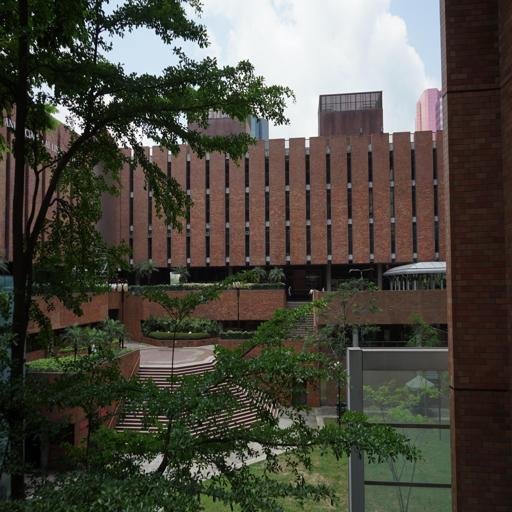
#> input picture data/train_data/109.jpg, 512 x 512 px
$ python -i enhancement.py   (imports and definitions only)
#> lines starting #> are read from the running program, lines starting #| are printed output that depends on the picture
"""
图像增强算法模块
实现CLAHE和Gamma校正算法
"""
import cv2
import numpy as np
from PIL import Image


def apply_clahe(image, clip_limit=2.0, tile_grid_size=(8, 8)):
    """
    应用CLAHE (Contrast Limited Adaptive Histogram Equalization) 算法

    Args:
        image: numpy array, shape (H, W, 3) 或 (H, W), 值范围 [0, 255]
        clip_limit: float, CLAHE的对比度限制参数
        tile_grid_size: tuple, 网格大小，用于局部直方图均衡化

    Returns:
        enhanced_image: numpy array, 增强后的图像
    """
#> called with clip_limit = 2, tile_grid_size = (8, 8)
    # 确保是uint8格式
    if image.dtype != np.uint8:
        if image.max() <= 1.0:
            image = (image * 255).astype(np.uint8)
        else:
            image = image.astype(np.uint8)

    # 如果是灰度图
    if len(image.shape) == 2:
        clahe = cv2.createCLAHE(clipLimit=clip_limit, tileGridSize=tile_grid_size)
        enhanced_image = clahe.apply(image)
    # 如果是彩色图
    else:
        # 转换到LAB颜色空间，在L通道上应用CLAHE
        lab = cv2.cvtColor(image, cv2.COLOR_RGB2LAB)
#> lab: shape (512, 512, 3); mean of channels 0, 1, 2 77.3, 127.4, 134.4
        l, a, b = cv2.split(lab)
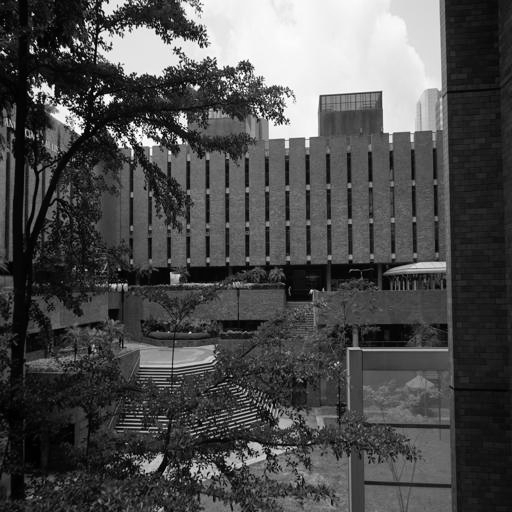
#> l: shape (512, 512); min 0, max 255, mean 77.3
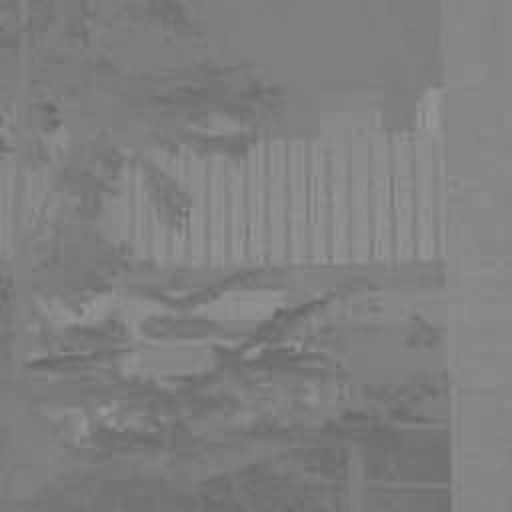
#> a: shape (512, 512); min 101, max 153, mean 127.4
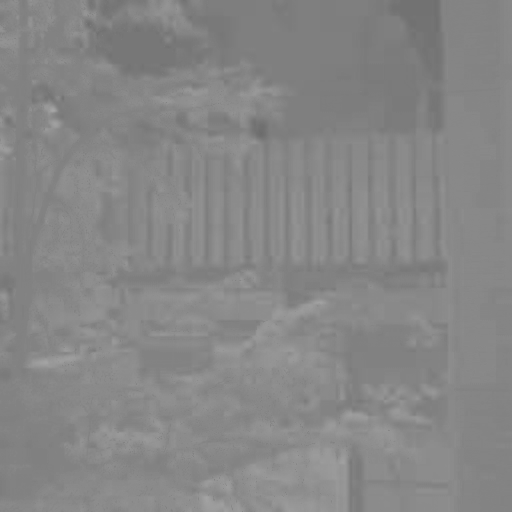
#> b: shape (512, 512); min 107, max 166, mean 134.4
        clahe = cv2.createCLAHE(clipLimit=clip_limit, tileGridSize=tile_grid_size)
        l = clahe.apply(l)
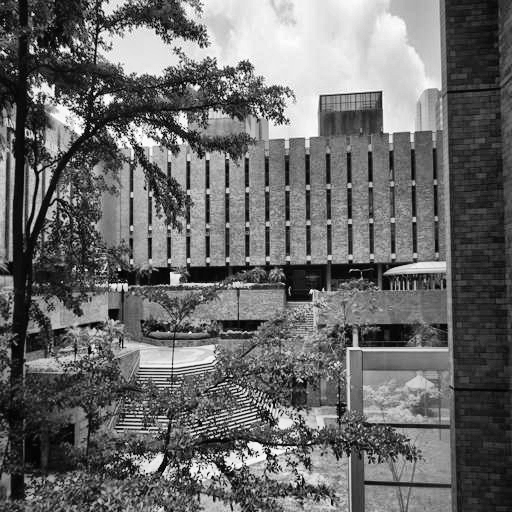
#> l: shape (512, 512); min 0, max 255, mean 106.2
        enhanced_image = cv2.merge([l, a, b])
#> enhanced_image: shape (512, 512, 3); mean of channels 0, 1, 2 106.2, 127.4, 134.4
        enhanced_image = cv2.cvtColor(enhanced_image, cv2.COLOR_LAB2RGB)
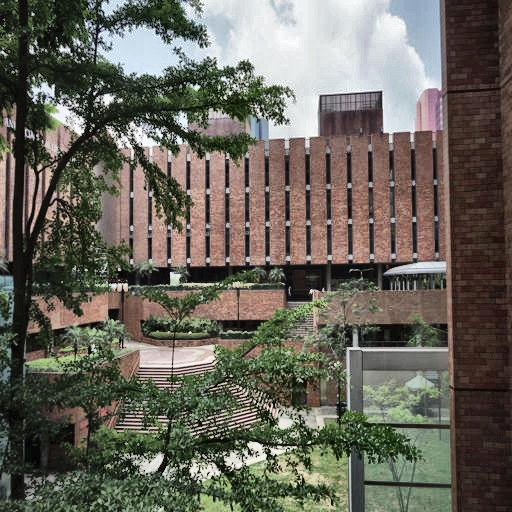
#> enhanced_image: shape (512, 512, 3); mean R, G, B 104.4, 101.6, 91.5

    return enhanced_image


# [130 lines left out: functions apply_gamma, apply_zero_dce, enhance_image, enhance_image_combined, not called in this run]

>>> import cv2
>>> picture = cv2.cvtColor(cv2.imread('data/train_data/109.jpg'), cv2.COLOR_BGR2RGB)
>>> result = apply_clahe(picture)

$ run again, on data/train_data/1148.jpg
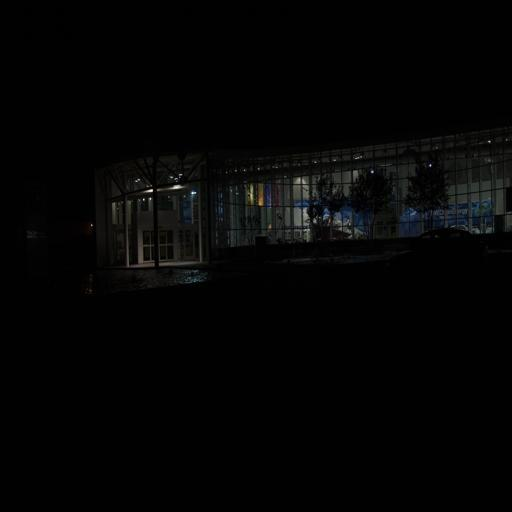
#> input picture data/train_data/1148.jpg, 512 x 512 px
#> lab: shape (512, 512, 3); mean of channels 0, 1, 2 4.5, 127.9, 128.1
#> in apply_clahe, `l = clahe.apply(l)`:
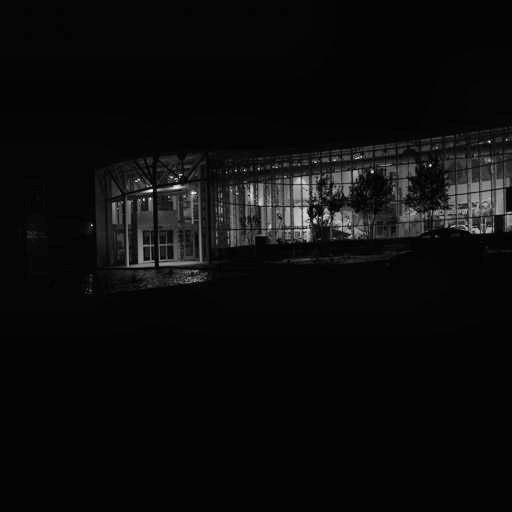
#> l: shape (512, 512); min 2, max 255, mean 12.2

$ run again, on data/train_data/1197.jpg
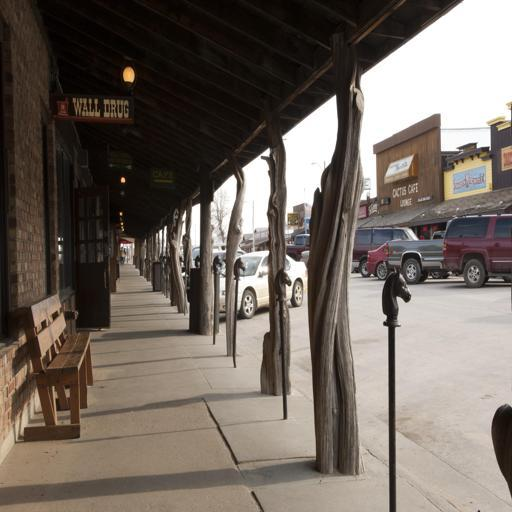
#> input picture data/train_data/1197.jpg, 512 x 512 px
#> lab: shape (512, 512, 3); mean of channels 0, 1, 2 109.3, 130.5, 133.9
#> in apply_clahe, `l, a, b = cv2.split(lab)`:
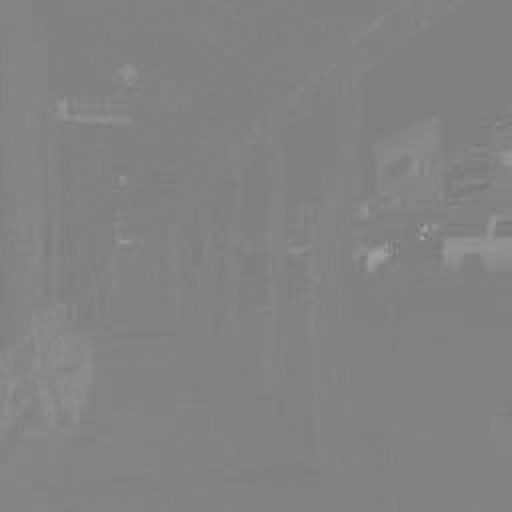
#> a: shape (512, 512); min 116, max 163, mean 130.5
#> in apply_clahe, `enhanced_image = cv2.cvtColor(enhanced_image, cv2.COLOR_LAB2RGB)`:
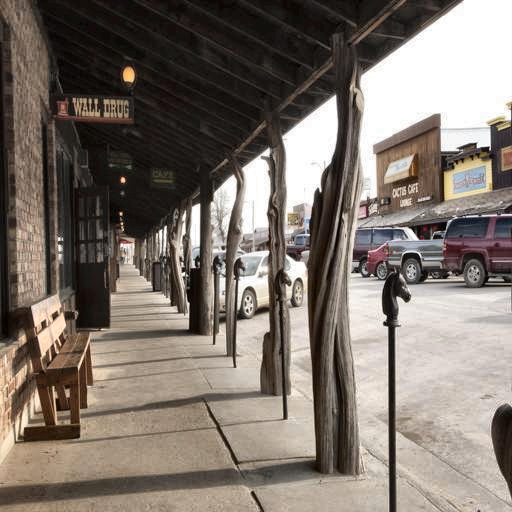
#> enhanced_image: shape (512, 512, 3); mean R, G, B 126.2, 116.5, 108.3

$ run again, on data/train_data/1270.jpg
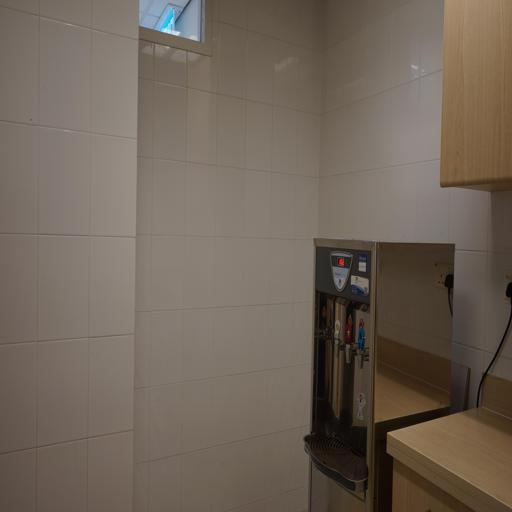
#> input picture data/train_data/1270.jpg, 512 x 512 px
#> lab: shape (512, 512, 3); mean of channels 0, 1, 2 109.6, 130.8, 136.3
#> in apply_clahe, `l = clahe.apply(l)`:
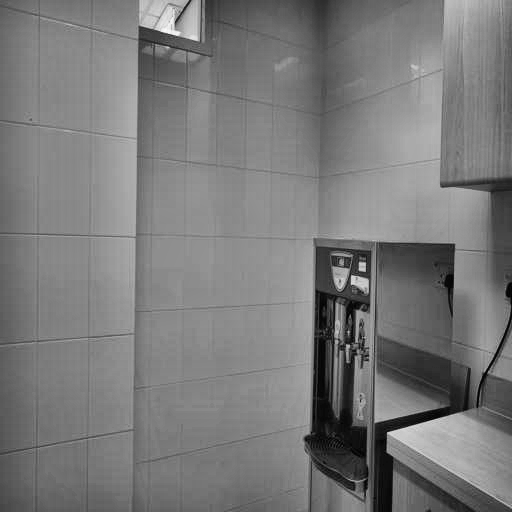
#> l: shape (512, 512); min 1, max 250, mean 121.6
#> in apply_clahe, `enhanced_image = cv2.cvtColor(enhanced_image, cv2.COLOR_LAB2RGB)`:
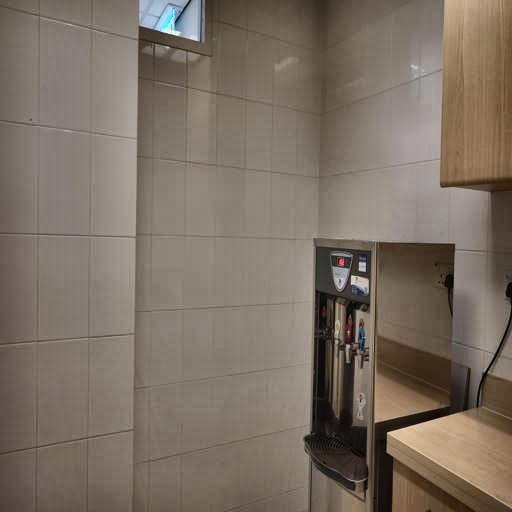
#> enhanced_image: shape (512, 512, 3); mean R, G, B 124.1, 112, 100.2
